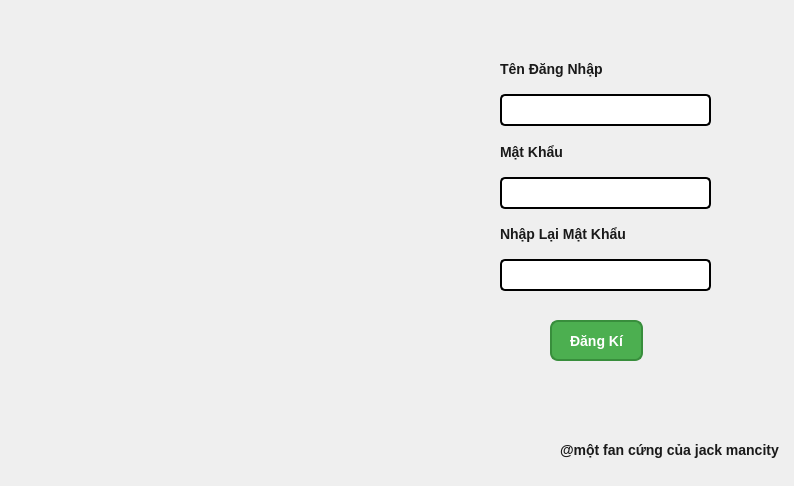
<?xml version="1.0" encoding="UTF-8"?>
<ui version="4.0">
 <class>MainWindow</class>
 <widget class="QMainWindow" name="MainWindow">
  <property name="geometry">
   <rect>
    <x>0</x>
    <y>0</y>
    <width>794</width>
    <height>486</height>
   </rect>
  </property>
  <property name="windowTitle">
   <string>MainWindow</string>
  </property>
  <property name="styleSheet">
   <string notr="true">/* Nền ứng dụng với gradient 4 màu */
QWidget {
    background: qlineargradient(
        x1: 0, y1: 0, x2: 1, y2: 1,
        stop: 0 #ff7eb3, /* Hồng nhạt */
        stop: 0.33 #ffcc70, /* Vàng sáng */
        stop: 0.66 #4db8ff, /* Xanh dương nhạt */
        stop: 1 #96e6a1  /* Xanh lá nhạt */
    );
    color: #1a1a1a; /* Chữ màu đen đậm, nổi bật trên nền */
    font-size: 14px; /* Kích thước chữ vừa phải */
    font-family: Arial, sans-serif;
}

/* Text Label */
QLabel {
    background: transparent; /* Không có nền */
    color: #1a1a1a; /* Chữ màu đen */
    font-weight: bold; /* Chữ in đậm */
}

/* Line Edit */
QLineEdit {
    background-color: white; /* Nền trắng */
    border: 2px solid black; /* Viền đen */
    border-radius: 5px; /* Bo góc nhẹ */
    padding: 5px; /* Khoảng cách bên trong */
    color: #1a1a1a; /* Chữ màu đen */
}

QLineEdit:hover {
    border: 2px solid #4CAF50; /* Viền xanh lá khi hover */
}

QLineEdit:focus {
    border: 2px solid #4db8ff; /* Viền xanh dương khi focus */
}

/* Push Button */
QPushButton {
    background-color: #4CAF50; /* Nút màu xanh lá */
    color: white; /* Chữ trắng */
    border: 2px solid #388E3C; /* Viền nút */
    border-radius: 8px; /* Bo góc nút */
    padding: 8px 12px; /* Tăng kích thước nút */
    font-weight: bold; /* Chữ đậm */
}

QPushButton:hover {
    background-color: #45A049; /* Màu đậm hơn khi hover */
}

QPushButton:pressed {
    background-color: #357A38; /* Màu tối hơn khi bấm */
}
</string>
  </property>
  <widget class="QWidget" name="centralwidget">
   <widget class="QLabel" name="label">
    <property name="geometry">
     <rect>
      <x>0</x>
      <y>0</y>
      <width>411</width>
      <height>471</height>
     </rect>
    </property>
    <property name="text">
     <string/>
    </property>
    <property name="pixmap">
     <pixmap>../../../Memories/462896132_937999555022720_7841898754035215282_n.jpg</pixmap>
    </property>
    <property name="scaledContents">
     <bool>true</bool>
    </property>
   </widget>
   <widget class="QWidget" name="verticalLayoutWidget">
    <property name="geometry">
     <rect>
      <x>500</x>
      <y>50</y>
      <width>211</width>
      <height>241</height>
     </rect>
    </property>
    <layout class="QVBoxLayout" name="verticalLayout">
     <item>
      <widget class="QLabel" name="label_2">
       <property name="text">
        <string>Tên Đăng Nhập </string>
       </property>
      </widget>
     </item>
     <item>
      <widget class="QLineEdit" name="lineEdit"/>
     </item>
     <item>
      <widget class="QLabel" name="label_3">
       <property name="text">
        <string>Mật Khẩu</string>
       </property>
      </widget>
     </item>
     <item>
      <widget class="QLineEdit" name="lineEdit_2"/>
     </item>
     <item>
      <widget class="QLabel" name="label_4">
       <property name="text">
        <string>Nhập Lại Mật Khẩu</string>
       </property>
      </widget>
     </item>
     <item>
      <widget class="QLineEdit" name="lineEdit_3"/>
     </item>
    </layout>
   </widget>
   <widget class="QPushButton" name="pushButton">
    <property name="geometry">
     <rect>
      <x>550</x>
      <y>320</y>
      <width>93</width>
      <height>41</height>
     </rect>
    </property>
    <property name="text">
     <string>Đăng Kí</string>
    </property>
   </widget>
   <widget class="QLabel" name="label_5">
    <property name="geometry">
     <rect>
      <x>560</x>
      <y>440</y>
      <width>231</width>
      <height>20</height>
     </rect>
    </property>
    <property name="text">
     <string>@một fan cứng của jack mancity</string>
    </property>
   </widget>
  </widget>
  <widget class="QMenuBar" name="menubar">
   <property name="geometry">
    <rect>
     <x>0</x>
     <y>0</y>
     <width>794</width>
     <height>22</height>
    </rect>
   </property>
  </widget>
 </widget>
 <resources/>
 <connections/>
</ui>
